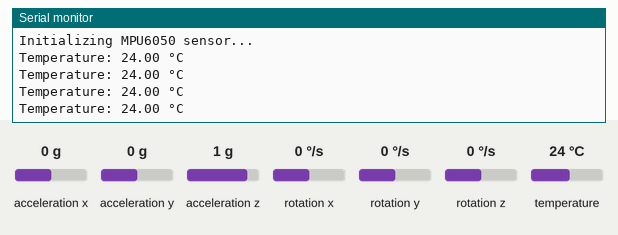
The sketch below on a simulated Arduino Uno, built with avr-gcc and run on an emulated ATmega328P. Shown: the last lines printed to the serial monitor. The test bench sets the inputs (shaded band); at power-on: temperature 24 °C, acceleration x 0 g, acceleration y 0 g, acceleration z 1 g, rotation x 0 °/s, rotation y 0 °/s, rotation z 0 °/s. The modem accepts every AT command (registered, SIM ready, sends succeed) and sends nothing else.

Above: at 6.4 s.
6.5 s: temperature set to 31.6 °C
At 7.5 s:
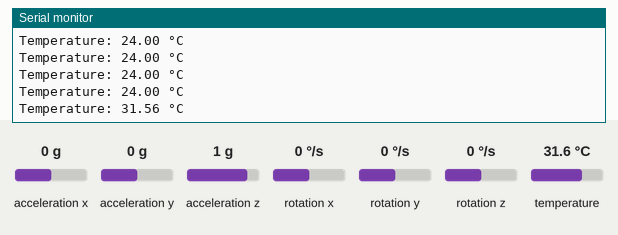
8.0 s: temperature set to 32.6 °C
At 10.3 s:
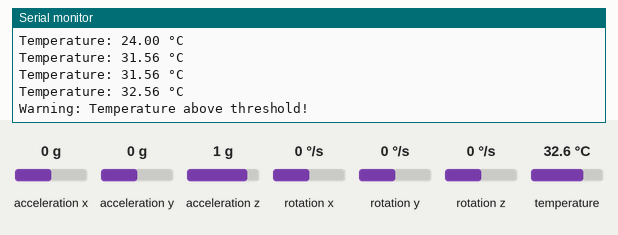
Timing chart, 0 to 11.8 s (numbered marks = the images above; inputs shaded):
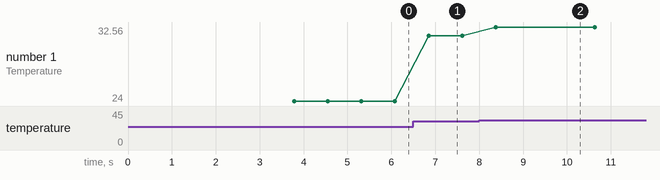

Measured:
- the behaviour switches between 32 and 32.1 °C on temperature (found by bisection; images 1 and 2)
- after the input at 6.5 s, the serial monitor: prints a new line after 0.35 s (image 1)
- after the input at 8.0 s, the serial monitor: prints a new line after 0.38 s (image 2)
- plotted number 1: 24 → 31.56 after the input at 6.5 s, 31.56 → 32.56 after the input at 8.0 s

The sketch:

Code.ino
```cpp
#include <SoftwareSerial.h>
#include <OneWire.h>
#include <DallasTemperature.h>
#include <Wire.h>
#include <MPU6050_tockn.h>

#define SIM800_TX_PIN 7
#define SIM800_RX_PIN 8
#define TEMPERATURE_PIN 3  // Pin for DS18B20 sensor

SoftwareSerial sim800(SIM800_TX_PIN, SIM800_RX_PIN);
OneWire oneWire(TEMPERATURE_PIN);
DallasTemperature sensors(&oneWire); // Declare DallasTemperature object

#define PHONE_NUMBER "+919480534389" // Change this to your phone number
#define TEMPERATURE_THRESHOLD 32  // Change this to your desired temperature threshold

MPU6050 mpu6050(Wire);

bool quakeDetected = false;

void setup() {
  Serial.begin(9600);
  sim800.begin(9600);
  Wire.begin();
  Serial.println("Initializing DS18B20 sensor...");
  sensors.begin();

  Serial.println("Initializing MPU6050 sensor...");
  mpu6050.begin();
  mpu6050.calcGyroOffsets(true);
}

void loop() {
    // MPU6050 reading
  mpu6050.update();
  if (mpu6050.getAccX() > 1 || mpu6050.getAccY() > 1 || mpu6050.getAccZ() > 1 ) {
    if (!quakeDetected) {
      sendSMS(PHONE_NUMBER, "Warning: Quake detected!, Evacuate in an orderly fashion.");
      Serial.println("Warning: Quake detected!");
      quakeDetected = true;
    }
  } else {
    quakeDetected = false;
  }
  // Temperature reading
  sensors.requestTemperatures(); // Request temperature readings from DS18B20
  float temperatureC = sensors.getTempCByIndex(0);

  Serial.print("Temperature: ");
  Serial.print(temperatureC);
  Serial.println(" °C");

  if (temperatureC > TEMPERATURE_THRESHOLD) {
    sendSMS(PHONE_NUMBER, "Warning temp above 30!, Heatwave inbound.");
    Serial.println("Warning: Temperature above threshold!");
    delay(1000); // Wait for 3 seconds before sending another SMS to avoid spamming
  }


 // Wait for 2 seconds before checking temperature and MPU6050 again
}

void sendSMS(String number, String message) {
  sim800.println("AT+CMGF=1"); // Set SMS mode to text
  delay(100);
  sim800.println("AT+CMGS=\"" + number + "\""); // Send SMS command with phone number
  delay(100);
  sim800.print(message); // Send the message
  delay(100);
  sim800.println((char)26); // End SMS with CTRL+Z
  delay(100);
}
```
